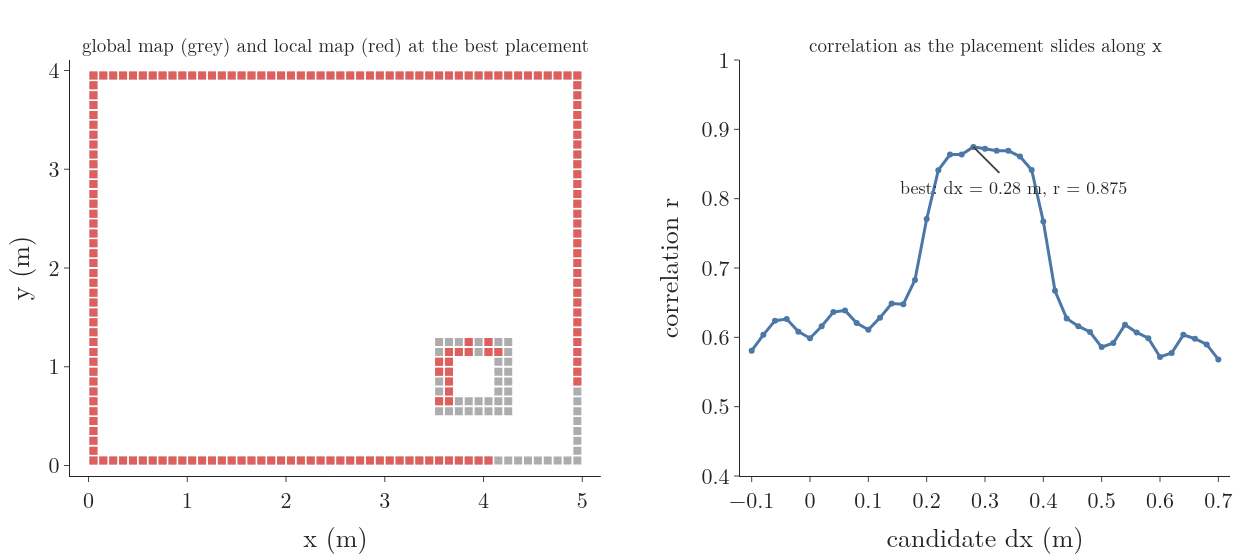

Generate this figure with Python:
"""Correlation-based map matching on 0.1 m cells. Left: the global map (grey cells: cells that touch a wall or
the box) with the local map of scan 2 (red cells: cells holding an endpoint) placed at the best candidate.
Right: the correlation between the two maps as the candidate dx moves, with dy = 0.1 m and dtheta = 5 deg fixed.
Run -> map_match.png"""
from pathlib import Path

import numpy as np
import plotly.graph_objects as go
from plotly.subplots import make_subplots
from fieldmodel import DX, MRES, MX, MY, POSE_2, corr, global_map, local_map, scan72
from gifkit import BLUE, FONT, GREY, RED

here = Path(__file__).parent
g = global_map()
z2 = scan72(POSE_2, 12)
r = [corr(g, local_map(z2, dx, 0.1, np.radians(5))) for dx in DX]
l = local_map(z2, 0.3, 0.1, np.radians(5))
fig = make_subplots(rows=1, cols=2, column_widths=[0.52, 0.48], horizontal_spacing=0.12,
                    subplot_titles=["global map (grey) and local map (red) at the best placement",
                                    "correlation as the placement slides along x"])
for (arr, col, op) in ((g, GREY, 0.55), (l, RED, 0.9)):
    jj, ii = np.nonzero(arr)
    fig.add_trace(go.Scatter(x=MX[ii], y=MY[jj], mode="markers", marker=dict(symbol="square", size=8, color=col, opacity=op)),
                  row=1, col=1)
fig.update_xaxes(title="x (m)", range=[-0.1, 5.1], dtick=1, row=1, col=1)
fig.update_yaxes(title="y (m)", range=[-0.1, 4.1], dtick=1, scaleanchor="x", row=1, col=1)
fig.add_trace(go.Scatter(x=DX, y=r, mode="lines+markers", line=dict(color=BLUE, width=3)), row=1, col=2)
k = int(np.argmax(r))
fig.add_annotation(x=DX[k], y=r[k], ax=40, ay=40, text=f"best: dx = {DX[k]:.2f} m, r = {r[k]:.3f}", font_size=18,
                   arrowwidth=2, row=1, col=2)
fig.update_xaxes(title="candidate dx (m)", range=[-0.12, 0.72], dtick=0.1, row=1, col=2)
fig.update_yaxes(title="correlation r", range=[0.4, 1.0], row=1, col=2)
fig.update_layout(template="simple_white", width=1250, height=560, font=FONT, showlegend=False,
                  margin=dict(l=70, r=20, t=60, b=70))
fig.update_annotations(selector=dict(yref="paper"), font_size=19)
fig.write_image(here / "map_match.png")
assert abs(DX[k] - 0.3) <= 0.05
